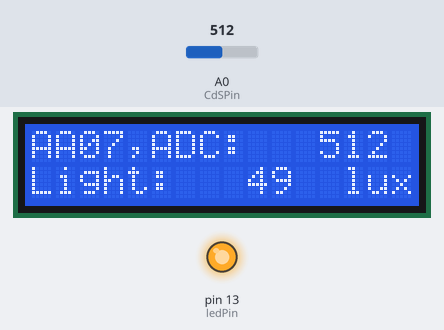
Bench run of a sketch on a simulated Arduino Uno, built with avr-gcc and run on an emulated ATmega328P. Shown: 16×2 character LCD, output pins drawn as LEDs (lit = HIGH). The inputs (shaded band) are chosen by the test bench; at power-on: A0 (CdSPin) = 512.

Above: at 1.2 s.
1.3 s: A0 (CdSPin) set to 441
At 2.6 s:
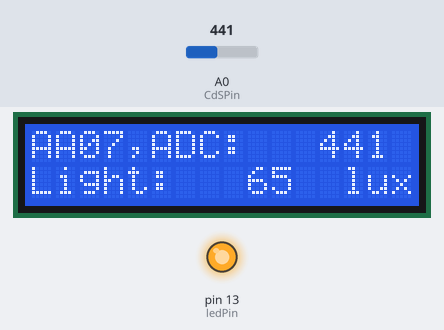
3.6 s: A0 (CdSPin) set to 416
At 5.2 s:
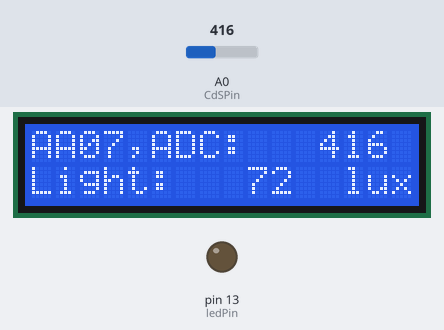
5.6 s: A0 (CdSPin) set to 511
At 6.7 s:
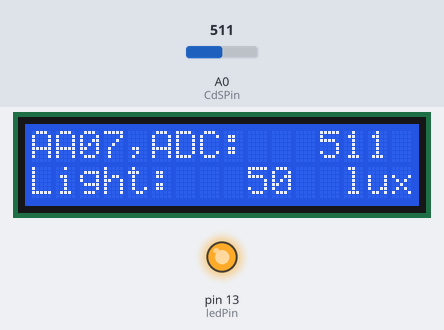
Timing chart, 0 to 8.6 s (numbered marks = the images above; inputs shaded):
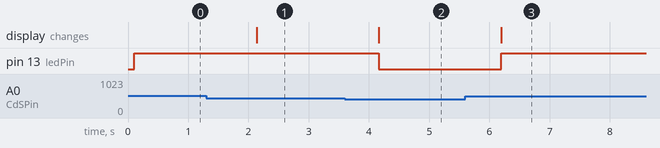

Measured:
- the behaviour switches between 427 and 426 on A0 (CdSPin) (found by bisection; images 1 and 2)
- after the input at 1.3 s, the display: changes after 0.83 s (image 1)
- after the input at 3.6 s, pin 13 (ledPin): HIGH → LOW after 0.56 s; the display: changes after 0.56 s (image 2)
- after the input at 5.6 s, pin 13 (ledPin): LOW → HIGH after 0.59 s; the display: changes after 0.59 s (image 3)

The sketch:

AA07_LCD_lux.ino
```cpp
/*
 빛 입력 LCD 모니터링 및 제어
*/
 // LCD 라리브러리 설정
#include <LiquidCrystal_I2C.h>
#include<Wire.h>
// LCD 설정
LiquidCrystal_I2C lcd(0x27,16,2); // 0x3F, 0x27
// 0번 아날로그핀을 CdS 셀 입력으로 설정한다.
const int CdSPin = 0;    // CdS => A0
const int ledPin = 13;   // LED pin => D13

// LED OFF above threshold

void setup() {
  pinMode(ledPin, OUTPUT);
// 16X2 LCD 모듈 설정하고 백라이트를 켠다.
  lcd.init();
  lcd.backlight();
// 모든 메세지를 삭체한 뒤
// 숫자를 제외한 부분들을 미리 출력시킨다.
  lcd.clear();
  lcd.setCursor(0,0);
  lcd.print("AA07,ADC: ");
  lcd.setCursor(0,1);
  lcd.print("Light:  ");
  lcd.setCursor(13,1);
  lcd.print("lux");  //
}
void loop(){
  int adcValue; // 실제 센서로부터 읽은 값 (0~1023)
  int illuminance; // 현재의 밝기. 0~100%
  int lux;         // 현재의 밝기. lux

  // CdS cell을 통하여 입력되는 전압을 읽는다.
  adcValue = analogRead(CdSPin);
  // luminosity() 함수를 이용해서 Lux 를 계산한다.
  lux = int(luminosity(adcValue));


  // 전에 표시했던 내용을 지운다.
  lcd.setCursor(12,0);
  lcd.print("    ");
  // ADC 값을 표시한다
  lcd.setCursor(12,0);
  lcd.print(adcValue);
  // 전에 표시했던 내용을 지운다.
  lcd.setCursor(9,1);
  lcd.print("   ");
  // 밝기를 표시한다
  lcd.setCursor(9,1);
  lcd.print(lux);

  if(lux>=70)
    digitalWrite(ledPin,LOW);
  else
    digitalWrite(ledPin,HIGH);
// On/Off LED by threshold)


  delay(1000);
}

//Voltage to Lux
double luminosity (int RawADC0){
  double Vout=RawADC0*5.0/1023;  // 5/1023 (Vin = 5 V)
  double lux=(2500/Vout-500)/10;
  // lux = 500 / Rldr, Vout = Ildr*Rldr = (5/(10 + Rldr))*Rldr
  return lux;
}
```
